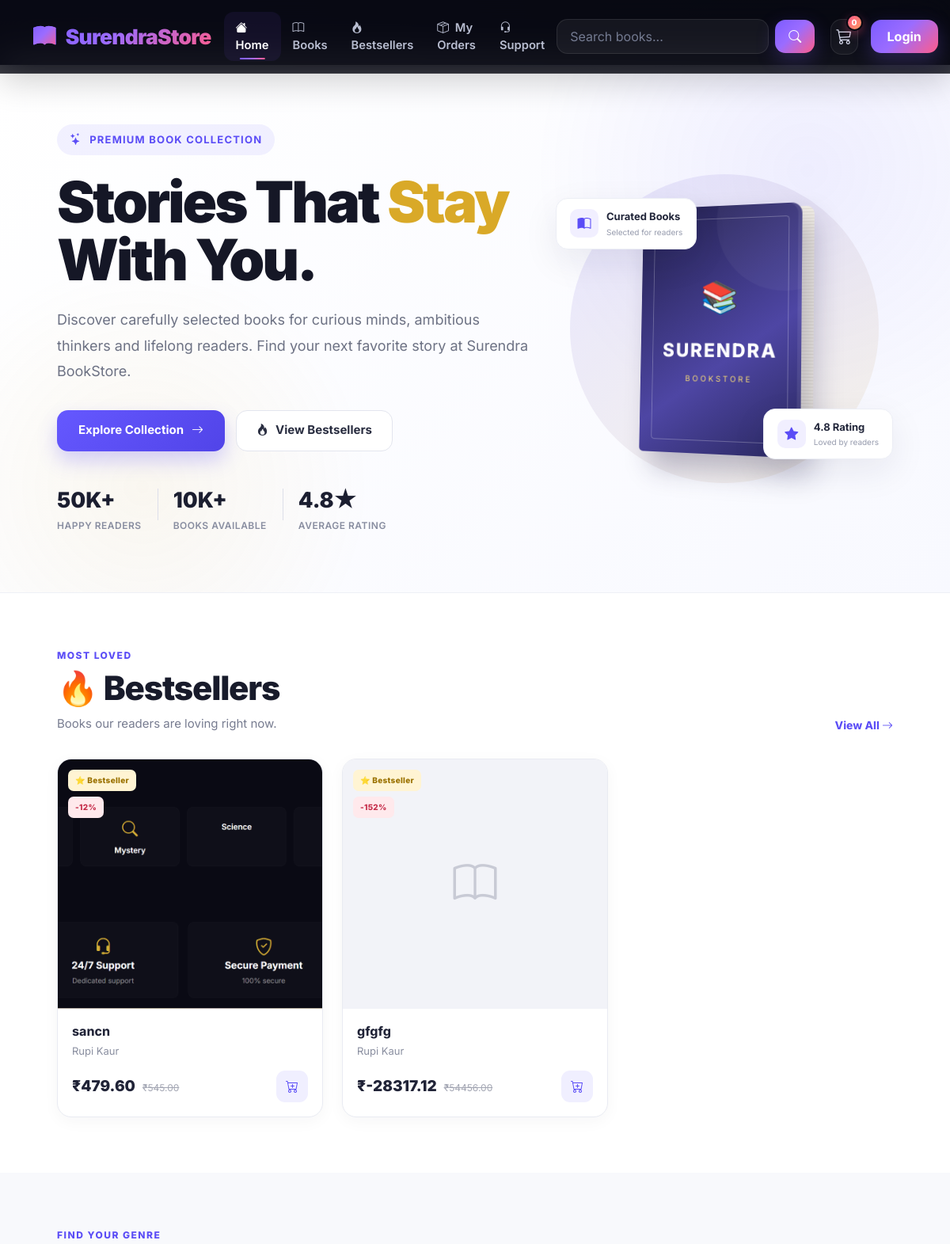
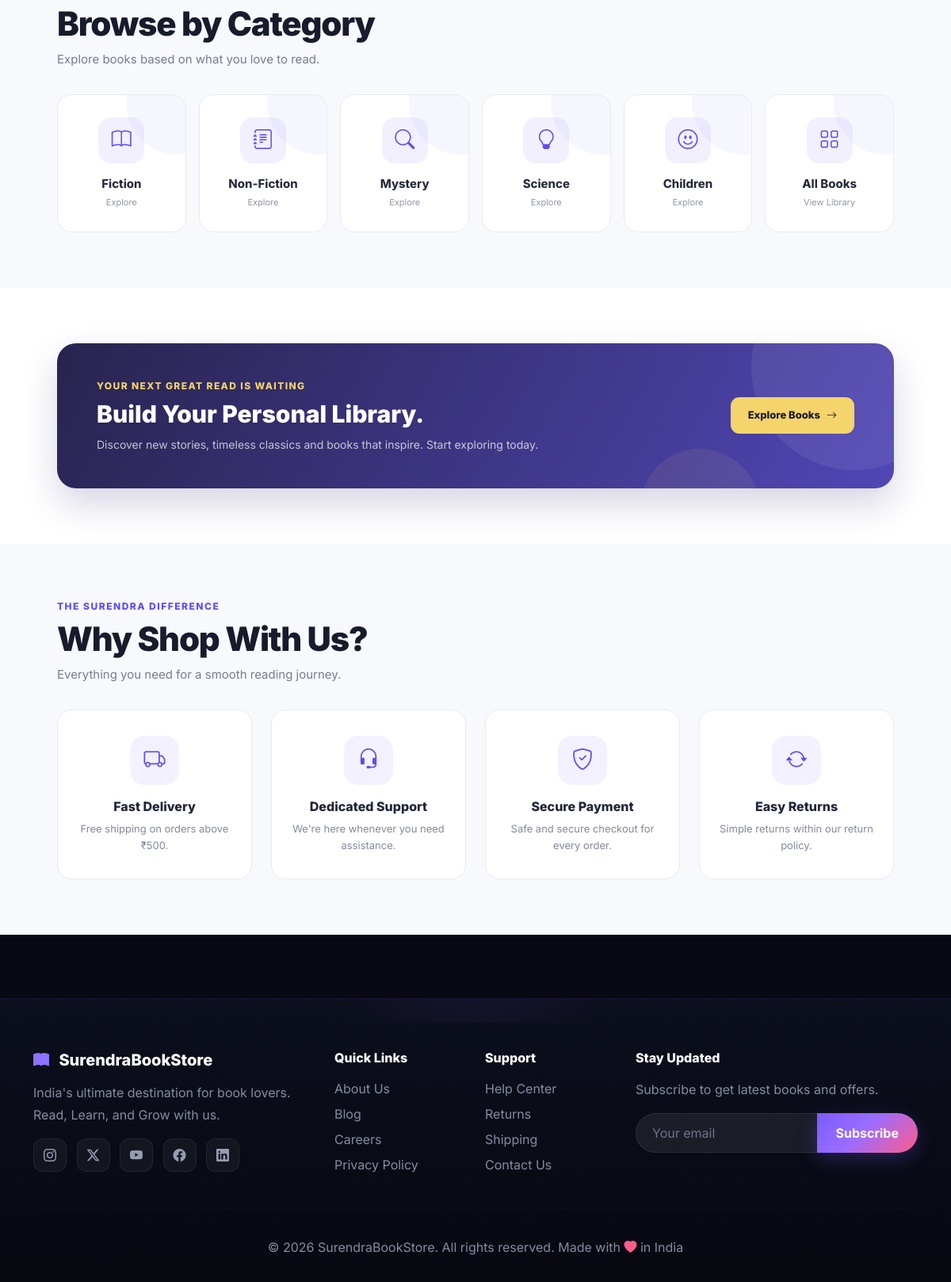
The page / on the database its author committed (2 pictures, top to bottom).
### books/models.py (models this page shows, shortened)
class Book(models.Model):
    title = models.CharField(max_length=200)
    slug = models.SlugField(max_length=200, unique=True, blank=True)
    author = models.CharField(max_length=150)
    category = models.ForeignKey(Category, on_delete=models.CASCADE, related_name='books')
    description = models.TextField()
    price = models.DecimalField(max_digits=10, decimal_places=2)
    discount_percent = models.PositiveIntegerField(default=0, help_text="0 to 100")
    stock = models.PositiveIntegerField()
    image = models.ImageField(upload_to='books/', blank=True, null=True)
    is_bestseller = models.BooleanField(default=False)
    is_new_arrival = models.BooleanField(default=False)
    rating = models.DecimalField(max_digits=3, decimal_places=2, default=0.00)
    created_at = models.DateTimeField(auto_now_add=True)
    @property
    def final_price(self):
        if self.discount_percent > 0:
            return self.price - (self.price * self.discount_percent / 100)
        return self.price

### core/views.py (the view)
# urls.py: path('', views.home, name='home'),
def home(request):
    bestsellers = Book.objects.filter(is_bestseller=True)[:6]
    new_arrivals = Book.objects.filter(is_new_arrival=True)[:6]
    return render(request, 'core/index.html', {
        'bestsellers': bestsellers,
        'new_arrivals': new_arrivals,
    })

### templates/core/index.html (shortened to what this page needs)
{% extends 'base.html' %}
{% load static %}
{% block content %}
<div class="home-page">
    <section class="home-hero">
        <div class="row align-items-center">
            <div class="col-lg-7">
                <div class="hero-content">
                    <div class="hero-eyebrow">
                        <i class="bi bi-stars"></i>
                        Premium Book Collection
                    </div>
                    <h1 class="hero-title">
                        Stories That
                        <span class="gold-text">Stay</span><br>
                        With You.
                    </h1>
                    <p class="hero-description">
                        Discover carefully selected books for curious minds,
                        ambitious thinkers and lifelong readers. Find your
                        next favorite story at Surendra BookStore.
                    </p>
                    <div class="hero-buttons">
                        <a href="{% url 'books:list' %}"
                           class="btn-hero-primary">
                            Explore Collection
                            <i class="bi bi-arrow-right"></i>
                        </a>
                        <a href="{% url 'books:list' %}?bestseller=on"
                           class="btn-hero-secondary">
                            <i class="bi bi-fire"></i>
                            View Bestsellers
                        </a>
                    </div>
                    <div class="hero-stats">
                        <div class="hero-stat">
                            <div class="hero-stat-number">50K+</div>
                            <div class="hero-stat-label">Happy Readers</div>
                        </div>
                        <div class="hero-stat">
                            <div class="hero-stat-number">10K+</div>
                            <div class="hero-stat-label">Books Available</div>
                        </div>
                        <div class="hero-stat">
                            <div class="hero-stat-number">4.8★</div>
                            <div class="hero-stat-label">Average Rating</div>
                        </div>
                    </div>
                </div>
            </div>
            <div class="col-lg-5 d-none d-md-block">
                <div class="hero-visual">
                    <div class="hero-circle"></div>
                    <div class="floating-card floating-one">
                        <i class="bi bi-book-half"></i>
                        <div>
                            <strong>Curated Books</strong>
                            <small>Selected for readers</small>
                        </div>
                    </div>
                    <div class="floating-card floating-two">
                        <i class="bi bi-star-fill"></i>
                        <div>
                            <strong>4.8 Rating</strong>
                            <small>Loved by readers</small>
                        </div>
                    </div>
                    <div class="book-showcase">
                        <div class="book-cover-main">
                            <div class="book-cover-content">
                                <div class="book-cover-icon">
                                    📚
                                </div>
                                <div class="book-cover-brand">
                                    SURENDRA
                                </div>
                                <div class="book-cover-subtitle">
                                    BOOKSTORE
                                </div>
                            </div>
                        </div>
                        <div class="book-pages"></div>
                    </div>
                </div>
            </div>
        </div>
    </section>
    <section class="home-section">
        <div class="section-heading-row">
            <div>
                <div class="section-eyebrow">
                    Most Loved
                </div>
                <h2 class="section-title-pro">
                    🔥 Bestsellers
                </h2>
                <p class="section-subtitle">
                    Books our readers are loving right now.
                </p>
            </div>
            <a href="{% url 'books:list' %}?bestseller=on"
               class="section-view-all">
                View All
                <i class="bi bi-arrow-right"></i>
            </a>
        </div>
        <div class="row g-4">
            {% for book in bestsellers|slice:":6" %}
            <div class="col-xl-4 col-lg-4 col-md-6">
                <div class="book-card-pro">
                    <div class="book-image-pro">
                        {% if book.image %}
                            <img src="{{ book.image.url }}"
                                 alt="{{ book.title }}"
                                 loading="lazy">
                        {% else %}
                            <div class="d-flex align-items-center justify-content-center h-100">
                                <i class="bi bi-book"
                                   style="font-size:55px;color:#c8cad5;"></i>
                            </div>
                        {% endif %}
                        <div class="book-labels">
                            {% if book.is_bestseller %}
                                <span class="book-label label-best">
                                    ⭐ Bestseller
                                </span>
                            {% endif %}
                            {% if book.discount_percent > 0 %}
                                <span class="book-label label-discount">
                                    -{{ book.discount_percent }}%
                                </span>
                            {% endif %}
                        </div>
                    </div>
                    <div class="book-card-body-pro">
                        <h5 class="book-title-pro">
                            {{ book.title|truncatechars:30 }}
                        </h5>
                        <p class="book-author-pro">
                            {{ book.author }}
                        </p>
                        <div class="book-bottom">
                            <div>
                                <span class="price-current">
                                    ₹{{ book.final_price }}
                                </span>
                                {% if book.discount_percent > 0 %}
                                    <span class="price-original">
                                        ₹{{ book.price }}
                                    </span>
                                {% endif %}
                            </div>
                            <a href="{% url 'cart:add' book.id %}"
                               class="btn-cart-pro"
                               title="Add to cart">
                                <i class="bi bi-cart-plus"></i>
                            </a>
                        </div>
                    </div>
                </div>
            </div>
            {% endfor %}
        </div>
    </section>
    <section class="home-section soft">
        <div class="section-heading-row">
            <div>
                <div class="section-eyebrow">
                    Find Your Genre
                </div>
                <h2 class="section-title-pro">
                    Browse by Category
                </h2>
                <p class="section-subtitle">
                    Explore books based on what you love to read.
                </p>
            </div>
        </div>
        <div class="row g-3">
            <div class="col-6 col-md-4 col-lg-2">
                <a href="{% url 'books:list' %}?category=fiction"
                   class="category-card-pro">
                    <div class="category-icon-pro">
                        <i class="bi bi-book"></i>
                    </div>
                    <div class="category-name-pro">
                        Fiction
                    </div>
                    <div class="category-count-pro">
                        Explore
                    </div>
                </a>
            </div>
            <div class="col-6 col-md-4 col-lg-2">
                <a href="{% url 'books:list' %}?category=non-fiction"
                   class="category-card-pro">
                    <div class="category-icon-pro">
                        <i class="bi bi-journal-text"></i>
                    </div>
                    <div class="category-name-pro">
                        Non-Fiction
                    </div>
                    <div class="category-count-pro">
                        Explore
                    </div>
                </a>
            </div>
            <div class="col-6 col-md-4 col-lg-2">
                <a href="{% url 'books:list' %}?category=mystery"
                   class="category-card-pro">
                    <div class="category-icon-pro">
                        <i class="bi bi-search"></i>
                    </div>
                    <div class="category-name-pro">
                        Mystery
                    </div>
                    <div class="category-count-pro">
                        Explore
                    </div>
                </a>
            </div>
            <div class="col-6 col-md-4 col-lg-2">
                <a href="{% url 'books:list' %}?category=science"
                   class="category-card-pro">
                    <div class="category-icon-pro">
                        <i class="bi bi-lightbulb"></i>
                    </div>
                    <div class="category-name-pro">
                        Science
                    </div>
                    <div class="category-count-pro">
                        Explore
                    </div>
                </a>
            </div>
            <div class="col-6 col-md-4 col-lg-2">
                <a href="{% url 'books:list' %}?category=children"
                   class="category-card-pro">
                    <div class="category-icon-pro">
                        <i class="bi bi-emoji-smile"></i>
                    </div>
                    <div class="category-name-pro">
                        Children
                    </div>
                    <div class="category-count-pro">
                        Explore
                    </div>
                </a>
            </div>
            <div class="col-6 col-md-4 col-lg-2">
                <a href="{% url 'books:list' %}"
                   class="category-card-pro">
                    <div class="category-icon-pro">
                        <i class="bi bi-grid"></i>
                    </div>
                    <div class="category-name-pro">
                        All Books
                    </div>
                    <div class="category-count-pro">
                        View Library
                    </div>
                </a>
            </div>
        </div>
    </section>
    <section class="home-section">
        <div class="promo-banner">
            <div class="row align-items-center">
                <div class="col-lg-8">
                    <div class="promo-content">
                        <div class="promo-small">
                            Your next great read is waiting
                        </div>
                        <h2 class="promo-title">
                            Build Your Personal Library.
                        </h2>
                        <p class="promo-text">
                            Discover new stories, timeless classics and
                            books that inspire. Start exploring today.
                        </p>
                    </div>
                </div>
                <div class="col-lg-4 text-lg-end mt-4 mt-lg-0">
                    <a href="{% url 'books:list' %}"
                       class="promo-button">
                        Explore Books
                        <i class="bi bi-arrow-right"></i>
                    </a>
                </div>
            </div>
        </div>
    </section>
    <section class="home-section soft">
        <div class="section-heading-row">
            <div>
                <div class="section-eyebrow">
                    The Surendra Difference
                </div>
                <h2 class="section-title-pro">
                    Why Shop With Us?
                </h2>
                <p class="section-subtitle">
                    Everything you need for a smooth reading journey.
                </p>
            </div>
        </div>
        <div class="row g-4">
            <div class="col-lg-3 col-md-6">
                <div class="feature-card-pro">
                    <div class="feature-icon-pro">
                        <i class="bi bi-truck"></i>
                    </div>
                    <h5>
                        Fast Delivery
                    </h5>
                    <p>
                        Free shipping on orders above ₹500.
                    </p>
                </div>
            </div>
            <div class="col-lg-3 col-md-6">
                <div class="feature-card-pro">
                    <div class="feature-icon-pro">
                        <i class="bi bi-headset"></i>
                    </div>
                    <h5>
                        Dedicated Support
                    </h5>
                    <p>
                        We're here whenever you need assistance.
                    </p>
                </div>
            </div>
            <div class="col-lg-3 col-md-6">
                <div class="feature-card-pro">
                    <div class="feature-icon-pro">
                        <i class="bi bi-shield-check"></i>
                    </div>
                    <h5>
                        Secure Payment
                    </h5>
                    <p>
                        Safe and secure checkout for every order.
                    </p>
                </div>
            </div>
            <div class="col-lg-3 col-md-6">
                <div class="feature-card-pro">
                    <div class="feature-icon-pro">
                        <i class="bi bi-arrow-repeat"></i>
                    </div>
                    <h5>
                        Easy Returns
                    </h5>
                    <p>
                        Simple returns within our return policy.
                    </p>
                </div>
            </div>
        </div>
    </section>
</div>
{% endblock %}

### rows shown on the page
Book: image (picture), is_bestseller "⭐ Bestseller", discount_percent "12", title "sancn", author "Rupi Kaur", final_price "479.60", price "545.00"
Book: is_bestseller "⭐ Bestseller", discount_percent "152", title "gfgfg", author "Rupi Kaur", final_price "-28317.12", price "54456.00"

### other values the page prints
{{ cart_count|default:0 }} "0"
